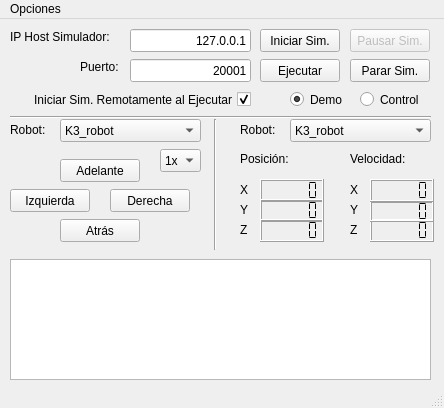
<?xml version="1.0" encoding="UTF-8"?>
<ui version="4.0">
 <class>KheperaSimGUI</class>
 <widget class="QMainWindow" name="KheperaSimGUI">
  <property name="geometry">
   <rect>
    <x>0</x>
    <y>0</y>
    <width>444</width>
    <height>408</height>
   </rect>
  </property>
  <property name="windowTitle">
   <string>Khepera Sim GUI</string>
  </property>
  <property name="layoutDirection">
   <enum>Qt::LeftToRight</enum>
  </property>
  <widget class="QWidget" name="centralWidget">
   <widget class="QPushButton" name="ejecutar">
    <property name="geometry">
     <rect>
      <x>260</x>
      <y>40</y>
      <width>80</width>
      <height>23</height>
     </rect>
    </property>
    <property name="text">
     <string>Ejecutar</string>
    </property>
   </widget>
   <widget class="QLineEdit" name="iptexto">
    <property name="geometry">
     <rect>
      <x>130</x>
      <y>10</y>
      <width>121</width>
      <height>23</height>
     </rect>
    </property>
    <property name="text">
     <string>127.0.0.1</string>
    </property>
    <property name="alignment">
     <set>Qt::AlignRight|Qt::AlignTrailing|Qt::AlignVCenter</set>
    </property>
   </widget>
   <widget class="QLineEdit" name="puertotexto">
    <property name="geometry">
     <rect>
      <x>130</x>
      <y>40</y>
      <width>121</width>
      <height>23</height>
     </rect>
    </property>
    <property name="text">
     <string>20001</string>
    </property>
    <property name="alignment">
     <set>Qt::AlignRight|Qt::AlignTrailing|Qt::AlignVCenter</set>
    </property>
   </widget>
   <widget class="QLabel" name="label">
    <property name="geometry">
     <rect>
      <x>10</x>
      <y>10</y>
      <width>111</width>
      <height>16</height>
     </rect>
    </property>
    <property name="text">
     <string>IP Host Simulador:</string>
    </property>
   </widget>
   <widget class="QLabel" name="label_2">
    <property name="geometry">
     <rect>
      <x>80</x>
      <y>40</y>
      <width>51</width>
      <height>16</height>
     </rect>
    </property>
    <property name="text">
     <string>Puerto:</string>
    </property>
   </widget>
   <widget class="QCheckBox" name="inicioremotoset">
    <property name="geometry">
     <rect>
      <x>0</x>
      <y>70</y>
      <width>251</width>
      <height>21</height>
     </rect>
    </property>
    <property name="layoutDirection">
     <enum>Qt::RightToLeft</enum>
    </property>
    <property name="text">
     <string>Iniciar Sim. Remotamente al Ejecutar</string>
    </property>
    <property name="checked">
     <bool>true</bool>
    </property>
   </widget>
   <widget class="QPushButton" name="sim">
    <property name="geometry">
     <rect>
      <x>260</x>
      <y>10</y>
      <width>80</width>
      <height>23</height>
     </rect>
    </property>
    <property name="text">
     <string>Iniciar Sim.</string>
    </property>
   </widget>
   <widget class="QRadioButton" name="demoset">
    <property name="geometry">
     <rect>
      <x>290</x>
      <y>70</y>
      <width>61</width>
      <height>21</height>
     </rect>
    </property>
    <property name="text">
     <string>Demo</string>
    </property>
    <property name="checked">
     <bool>true</bool>
    </property>
   </widget>
   <widget class="QRadioButton" name="controlset">
    <property name="geometry">
     <rect>
      <x>360</x>
      <y>70</y>
      <width>71</width>
      <height>21</height>
     </rect>
    </property>
    <property name="text">
     <string>Control</string>
    </property>
   </widget>
   <widget class="QPushButton" name="pausar">
    <property name="enabled">
     <bool>false</bool>
    </property>
    <property name="geometry">
     <rect>
      <x>350</x>
      <y>10</y>
      <width>80</width>
      <height>23</height>
     </rect>
    </property>
    <property name="text">
     <string>Pausar Sim.</string>
    </property>
   </widget>
   <widget class="QPushButton" name="parar">
    <property name="geometry">
     <rect>
      <x>350</x>
      <y>40</y>
      <width>80</width>
      <height>23</height>
     </rect>
    </property>
    <property name="text">
     <string>Parar Sim.</string>
    </property>
   </widget>
   <widget class="QPushButton" name="interrupt1">
    <property name="enabled">
     <bool>true</bool>
    </property>
    <property name="geometry">
     <rect>
      <x>60</x>
      <y>140</y>
      <width>80</width>
      <height>23</height>
     </rect>
    </property>
    <property name="text">
     <string>Adelante</string>
    </property>
   </widget>
   <widget class="QPushButton" name="interrupt2">
    <property name="enabled">
     <bool>true</bool>
    </property>
    <property name="geometry">
     <rect>
      <x>60</x>
      <y>200</y>
      <width>80</width>
      <height>23</height>
     </rect>
    </property>
    <property name="text">
     <string>Atrás</string>
    </property>
   </widget>
   <widget class="QPushButton" name="interrupt4">
    <property name="enabled">
     <bool>true</bool>
    </property>
    <property name="geometry">
     <rect>
      <x>110</x>
      <y>170</y>
      <width>80</width>
      <height>23</height>
     </rect>
    </property>
    <property name="text">
     <string>Derecha</string>
    </property>
   </widget>
   <widget class="QPushButton" name="interrupt3">
    <property name="enabled">
     <bool>true</bool>
    </property>
    <property name="geometry">
     <rect>
      <x>10</x>
      <y>170</y>
      <width>80</width>
      <height>23</height>
     </rect>
    </property>
    <property name="text">
     <string>Izquierda</string>
    </property>
   </widget>
   <widget class="QLabel" name="label_3">
    <property name="geometry">
     <rect>
      <x>240</x>
      <y>130</y>
      <width>57</width>
      <height>20</height>
     </rect>
    </property>
    <property name="text">
     <string>Posición:</string>
    </property>
   </widget>
   <widget class="QLabel" name="label_4">
    <property name="geometry">
     <rect>
      <x>350</x>
      <y>130</y>
      <width>71</width>
      <height>20</height>
     </rect>
    </property>
    <property name="text">
     <string>Velocidad:</string>
    </property>
   </widget>
   <widget class="QLCDNumber" name="xlcd">
    <property name="geometry">
     <rect>
      <x>260</x>
      <y>160</y>
      <width>64</width>
      <height>23</height>
     </rect>
    </property>
    <property name="smallDecimalPoint">
     <bool>true</bool>
    </property>
    <property name="segmentStyle">
     <enum>QLCDNumber::Flat</enum>
    </property>
   </widget>
   <widget class="QLCDNumber" name="ylcd">
    <property name="geometry">
     <rect>
      <x>260</x>
      <y>180</y>
      <width>64</width>
      <height>23</height>
     </rect>
    </property>
    <property name="smallDecimalPoint">
     <bool>true</bool>
    </property>
    <property name="segmentStyle">
     <enum>QLCDNumber::Flat</enum>
    </property>
   </widget>
   <widget class="QLCDNumber" name="zlcd">
    <property name="geometry">
     <rect>
      <x>260</x>
      <y>200</y>
      <width>64</width>
      <height>23</height>
     </rect>
    </property>
    <property name="smallDecimalPoint">
     <bool>true</bool>
    </property>
    <property name="segmentStyle">
     <enum>QLCDNumber::Flat</enum>
    </property>
   </widget>
   <widget class="QLCDNumber" name="vzlcd">
    <property name="geometry">
     <rect>
      <x>370</x>
      <y>200</y>
      <width>64</width>
      <height>23</height>
     </rect>
    </property>
    <property name="smallDecimalPoint">
     <bool>true</bool>
    </property>
    <property name="segmentStyle">
     <enum>QLCDNumber::Flat</enum>
    </property>
   </widget>
   <widget class="QLCDNumber" name="vylcd">
    <property name="geometry">
     <rect>
      <x>370</x>
      <y>182</y>
      <width>64</width>
      <height>21</height>
     </rect>
    </property>
    <property name="smallDecimalPoint">
     <bool>true</bool>
    </property>
    <property name="segmentStyle">
     <enum>QLCDNumber::Flat</enum>
    </property>
   </widget>
   <widget class="QLCDNumber" name="vxlcd">
    <property name="geometry">
     <rect>
      <x>370</x>
      <y>160</y>
      <width>64</width>
      <height>23</height>
     </rect>
    </property>
    <property name="smallDecimalPoint">
     <bool>true</bool>
    </property>
    <property name="segmentStyle">
     <enum>QLCDNumber::Flat</enum>
    </property>
   </widget>
   <widget class="QLabel" name="label_5">
    <property name="geometry">
     <rect>
      <x>240</x>
      <y>160</y>
      <width>16</width>
      <height>21</height>
     </rect>
    </property>
    <property name="text">
     <string>X</string>
    </property>
   </widget>
   <widget class="QLabel" name="label_6">
    <property name="geometry">
     <rect>
      <x>240</x>
      <y>180</y>
      <width>16</width>
      <height>21</height>
     </rect>
    </property>
    <property name="text">
     <string>Y</string>
    </property>
   </widget>
   <widget class="QLabel" name="label_7">
    <property name="geometry">
     <rect>
      <x>240</x>
      <y>200</y>
      <width>16</width>
      <height>21</height>
     </rect>
    </property>
    <property name="text">
     <string>Z</string>
    </property>
   </widget>
   <widget class="QLabel" name="label_8">
    <property name="geometry">
     <rect>
      <x>350</x>
      <y>160</y>
      <width>16</width>
      <height>21</height>
     </rect>
    </property>
    <property name="text">
     <string>X</string>
    </property>
   </widget>
   <widget class="QLabel" name="label_9">
    <property name="geometry">
     <rect>
      <x>350</x>
      <y>200</y>
      <width>16</width>
      <height>21</height>
     </rect>
    </property>
    <property name="text">
     <string>Z</string>
    </property>
   </widget>
   <widget class="QLabel" name="label_10">
    <property name="geometry">
     <rect>
      <x>350</x>
      <y>180</y>
      <width>16</width>
      <height>21</height>
     </rect>
    </property>
    <property name="text">
     <string>Y</string>
    </property>
   </widget>
   <widget class="Line" name="line">
    <property name="geometry">
     <rect>
      <x>10</x>
      <y>90</y>
      <width>421</width>
      <height>16</height>
     </rect>
    </property>
    <property name="orientation">
     <enum>Qt::Horizontal</enum>
    </property>
   </widget>
   <widget class="QLabel" name="label_12">
    <property name="geometry">
     <rect>
      <x>240</x>
      <y>100</y>
      <width>51</width>
      <height>21</height>
     </rect>
    </property>
    <property name="text">
     <string>Robot:</string>
    </property>
   </widget>
   <widget class="Line" name="line_2">
    <property name="geometry">
     <rect>
      <x>205</x>
      <y>100</y>
      <width>21</width>
      <height>131</height>
     </rect>
    </property>
    <property name="orientation">
     <enum>Qt::Vertical</enum>
    </property>
   </widget>
   <widget class="QComboBox" name="comboBox_2">
    <property name="geometry">
     <rect>
      <x>290</x>
      <y>100</y>
      <width>141</width>
      <height>23</height>
     </rect>
    </property>
    <property name="layoutDirection">
     <enum>Qt::LeftToRight</enum>
    </property>
    <item>
     <property name="text">
      <string>K3_robot</string>
     </property>
    </item>
    <item>
     <property name="text">
      <string>K3_robot#0</string>
     </property>
    </item>
    <item>
     <property name="text">
      <string>K3_robot#1</string>
     </property>
    </item>
    <item>
     <property name="text">
      <string>K3_robot#2</string>
     </property>
    </item>
    <item>
     <property name="text">
      <string>K3_robot#3</string>
     </property>
    </item>
    <item>
     <property name="text">
      <string>Añadir</string>
     </property>
    </item>
    <item>
     <property name="text">
      <string>Personalizado...</string>
     </property>
    </item>
   </widget>
   <widget class="QComboBox" name="comboBox_3">
    <property name="geometry">
     <rect>
      <x>60</x>
      <y>100</y>
      <width>141</width>
      <height>23</height>
     </rect>
    </property>
    <property name="layoutDirection">
     <enum>Qt::LeftToRight</enum>
    </property>
    <item>
     <property name="text">
      <string>K3_robot</string>
     </property>
    </item>
    <item>
     <property name="text">
      <string>K3_robot#0</string>
     </property>
    </item>
    <item>
     <property name="text">
      <string>K3_robot#1</string>
     </property>
    </item>
    <item>
     <property name="text">
      <string>Añadir</string>
     </property>
    </item>
   </widget>
   <widget class="QLabel" name="label_13">
    <property name="geometry">
     <rect>
      <x>10</x>
      <y>100</y>
      <width>51</width>
      <height>21</height>
     </rect>
    </property>
    <property name="text">
     <string>Robot:</string>
    </property>
   </widget>
   <widget class="QComboBox" name="comboBox">
    <property name="geometry">
     <rect>
      <x>160</x>
      <y>130</y>
      <width>41</width>
      <height>23</height>
     </rect>
    </property>
    <item>
     <property name="text">
      <string>1x</string>
     </property>
    </item>
    <item>
     <property name="text">
      <string>2x</string>
     </property>
    </item>
    <item>
     <property name="text">
      <string>3x</string>
     </property>
    </item>
    <item>
     <property name="text">
      <string>4x</string>
     </property>
    </item>
    <item>
     <property name="text">
      <string>5x</string>
     </property>
    </item>
   </widget>
   <widget class="QTextEdit" name="textEdit">
    <property name="enabled">
     <bool>true</bool>
    </property>
    <property name="geometry">
     <rect>
      <x>10</x>
      <y>240</y>
      <width>421</width>
      <height>121</height>
     </rect>
    </property>
    <property name="verticalScrollBarPolicy">
     <enum>Qt::ScrollBarAlwaysOff</enum>
    </property>
    <property name="horizontalScrollBarPolicy">
     <enum>Qt::ScrollBarAlwaysOff</enum>
    </property>
    <property name="sizeAdjustPolicy">
     <enum>QAbstractScrollArea::AdjustToContents</enum>
    </property>
    <property name="readOnly">
     <bool>true</bool>
    </property>
    <property name="html">
     <string>&lt;!DOCTYPE HTML PUBLIC &quot;-//W3C//DTD HTML 4.0//EN&quot; &quot;http://www.w3.org/TR/REC-html40/strict.dtd&quot;&gt;
&lt;html&gt;&lt;head&gt;&lt;meta name=&quot;qrichtext&quot; content=&quot;1&quot; /&gt;&lt;style type=&quot;text/css&quot;&gt;
p, li { white-space: pre-wrap; }
&lt;/style&gt;&lt;/head&gt;&lt;body style=&quot; font-family:'Sans Serif'; font-size:9pt; font-weight:400; font-style:normal;&quot;&gt;
&lt;p style=&quot;-qt-paragraph-type:empty; margin-top:0px; margin-bottom:0px; margin-left:0px; margin-right:0px; -qt-block-indent:0; text-indent:0px;&quot;&gt;&lt;br /&gt;&lt;/p&gt;&lt;/body&gt;&lt;/html&gt;</string>
    </property>
   </widget>
  </widget>
  <widget class="QMenuBar" name="menuBar">
   <property name="geometry">
    <rect>
     <x>0</x>
     <y>0</y>
     <width>444</width>
     <height>20</height>
    </rect>
   </property>
   <widget class="QMenu" name="menuOpciones">
    <property name="layoutDirection">
     <enum>Qt::LeftToRight</enum>
    </property>
    <property name="title">
     <string>Opciones</string>
    </property>
    <addaction name="actionMostrar_Output"/>
    <addaction name="actionAyuda"/>
    <addaction name="actionSalir"/>
   </widget>
   <addaction name="menuOpciones"/>
  </widget>
  <widget class="QStatusBar" name="statusBar"/>
  <action name="actionMostrar_Output">
   <property name="checkable">
    <bool>true</bool>
   </property>
   <property name="text">
    <string>Mostrar Output</string>
   </property>
  </action>
  <action name="actionAyuda">
   <property name="icon">
    <iconset theme="help-faq"/>
   </property>
   <property name="text">
    <string>Ayuda</string>
   </property>
  </action>
  <action name="actionSalir">
   <property name="icon">
    <iconset theme="application-exit"/>
   </property>
   <property name="text">
    <string>Salir</string>
   </property>
  </action>
 </widget>
 <layoutdefault spacing="6" margin="11"/>
 <resources/>
 <connections/>
</ui>
